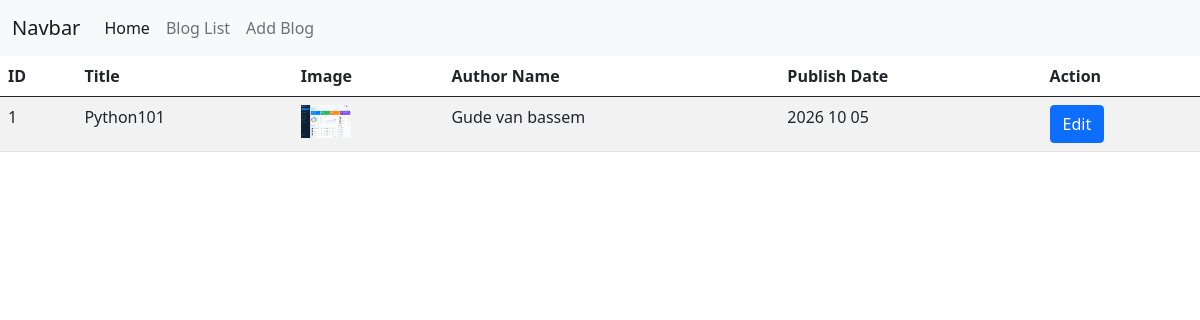
/bloglist/, run on an earlier commit of the app's database.
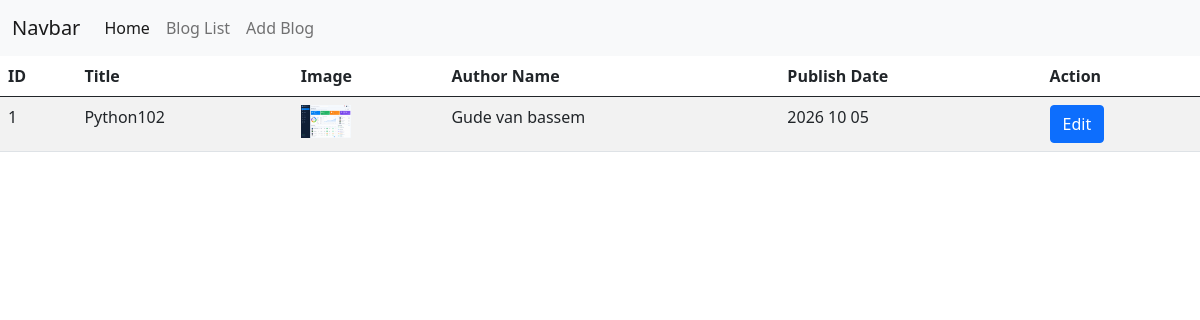
And on a later commit of the database.
### form_app/models.py (models this page shows)
class BlogModel(models.Model):
    categ = [
        ('Education','Education' ),
        ('Technologies','Technologies'),
        ('Sports','Sports')
    ]
    title = models.CharField(max_length=200,null=True)
    author_name = models.CharField(max_length=100, null=True)
    content = models.TextField()
    category = models.CharField(choices=categ, max_length=100,null=True)
    blog_image = models.ImageField(upload_to='media/projectimg',null=True)
    publish_date = models.DateField(auto_now_add= True, null=True)

### form_app/views.py (the view)
# urls.py: path('bloglist/', blog_list_view,name='blog_list_view'),
def blog_list_view(request):
    data= BlogModel.objects.all()
    context = {'data':data}
    return render(request,'blog-list.html',context)

### form_app/templates/blog-list.html (shortened to what this page needs)
{% extends 'master/base.html' %}
{% block block1 %}
    <table class="table table-striped">
        <thead>
            <tr>
                <th>ID</th>
                <th>Title</th>
                <th>Image</th>
                <th>Author Name</th>
                <th>Publish Date</th>
                <th>Action</th>
            </tr>
        </thead>
        <tbody>
            {% for data in data  %}
                <td>{{forloop.counter}}</td>
                <td>{{data.title}}</td>
                <td><img src="{{data.blog_image.url}}" width=50px alt=""></td>
                <td>{{data.author_name}}</td>
                <td>{{ data.publish_date|date:"Y m d" }}</td>
                <td><a href="{% url 'blog_edit_view' data.id %}" class="btn btn-primary">Edit</a></td>
            {% endfor %}
        </tbody>
    </table>
{% endblock block1 %}

### form_app/templates/master/base.html (shortened to what this page needs)
<!DOCTYPE html>
<html lang="en">
<head>
    <link href="https://cdn.jsdelivr.net/npm/bootstrap@5.0.2/dist/css/bootstrap.min.css" rel="stylesheet">
</head>
<body>
    {% include 'master/nav.html' %}
    {% block block1 %}
    {% endblock block1 %}
</body>
</html>

### form_app/templates/master/nav.html (shortened to what this page needs)
<nav class="navbar navbar-expand-lg navbar-light bg-light">
  <div class="container-fluid">
    <a class="navbar-brand" href="#">Navbar</a>
    <div class="collapse navbar-collapse" id="navbarSupportedContent">
      <ul class="navbar-nav me-auto mb-2 mb-lg-0">
        <li class="nav-item">
          <a class="nav-link active" aria-current="page" href="#">Home</a>
        </li>
        <li class="nav-item">
          <a class="nav-link" href="{% url 'blog_list_view' %}">Blog List</a>
        </li>
        <li class="nav-item">
          <a class="nav-link" href="{% url 'blog_add_view' %}">Add Blog</a>
        </li>
      </ul>
    </div>
  </div>
</nav>

What changed in the data, as far as the page shows it:
changed BlogModel "Gude van bassem": title "Python101" → "Python102"
